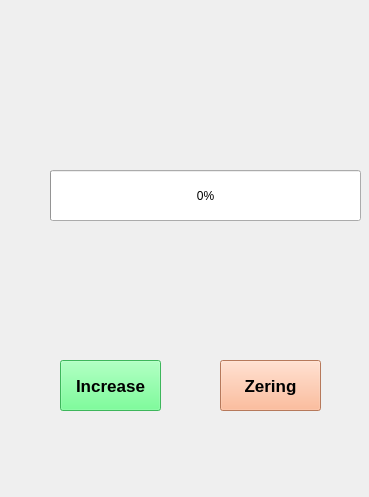
<?xml version="1.0" encoding="UTF-8"?>
<ui version="4.0">
 <class>MainWindow</class>
 <widget class="QMainWindow" name="MainWindow">
  <property name="geometry">
   <rect>
    <x>0</x>
    <y>0</y>
    <width>369</width>
    <height>497</height>
   </rect>
  </property>
  <property name="windowTitle">
   <string>MainWindow</string>
  </property>
  <widget class="QWidget" name="centralwidget">
   <widget class="QProgressBar" name="progressBar">
    <property name="geometry">
     <rect>
      <x>50</x>
      <y>170</y>
      <width>311</width>
      <height>51</height>
     </rect>
    </property>
    <property name="value">
     <number>0</number>
    </property>
   </widget>
   <widget class="QPushButton" name="pushButton">
    <property name="geometry">
     <rect>
      <x>60</x>
      <y>360</y>
      <width>101</width>
      <height>51</height>
     </rect>
    </property>
    <property name="font">
     <font>
      <pointsize>13</pointsize>
      <weight>75</weight>
      <bold>true</bold>
     </font>
    </property>
    <property name="styleSheet">
     <string notr="true">background-color: rgb(85, 255, 127);</string>
    </property>
    <property name="text">
     <string>Increase</string>
    </property>
   </widget>
   <widget class="QPushButton" name="pushButton_2">
    <property name="geometry">
     <rect>
      <x>220</x>
      <y>360</y>
      <width>101</width>
      <height>51</height>
     </rect>
    </property>
    <property name="font">
     <font>
      <pointsize>13</pointsize>
      <weight>75</weight>
      <bold>true</bold>
     </font>
    </property>
    <property name="styleSheet">
     <string notr="true">background-color: rgb(255, 170, 127);</string>
    </property>
    <property name="text">
     <string>Zering</string>
    </property>
   </widget>
  </widget>
 </widget>
 <resources/>
 <connections/>
</ui>
